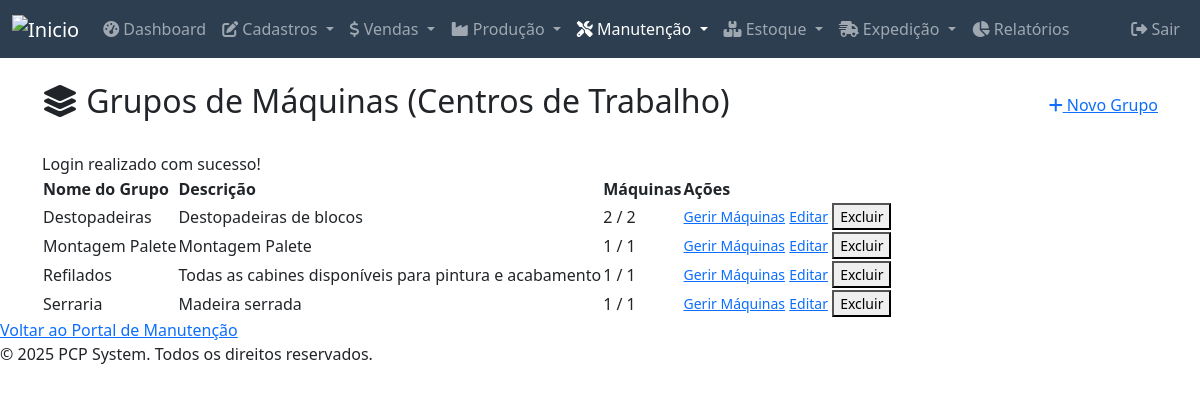
/modules/manutencao/grupos/index.php (signed in), run on the app's committed database.
### tables this page shows
CREATE TABLE `grupos_maquinas` (
  `id` int(11) NOT NULL,
  `nome_grupo` varchar(100) NOT NULL,
  `descricao` text DEFAULT NULL,
  `deleted_at` datetime DEFAULT NULL
);

### public_html/modules/manutencao/grupos/index.php (the view, shortened to what this page needs)
<?php
require_once __DIR__ . '/../../../includes/header.php';
$conn = connectDB();
$sql = "SELECT
            g.id,
            g.nome_grupo,
            g.descricao,
            COUNT(mga.maquina_id) as total_maquinas,
            SUM(CASE WHEN m.status = 'operacional' THEN 1 ELSE 0 END) as maquinas_operacionais
        FROM grupos_maquinas g
        LEFT JOIN maquina_grupo_associacao mga ON g.id = mga.grupo_id
        LEFT JOIN maquinas m ON mga.maquina_id = m.id
        WHERE g.deleted_at IS NULL
        GROUP BY g.id, g.nome_grupo, g.descricao
        ORDER BY g.nome_grupo ASC";
$grupos = $conn->query($sql)->fetch_all(MYSQLI_ASSOC);
?>
<div class="container mt-4">
    <div class="d-flex justify-content-between align-items-center mb-4">
        <h2><i class="fas fa-layer-group"></i> Grupos de Máquinas (Centros de Trabalho)</h2>
        <a href="adicionar.php" class="button add"><i class="fas fa-plus"></i> Novo Grupo</a>
    </div>
    <?php if (isset($_SESSION['message'])): ?>
    <div class="message <?php echo htmlspecialchars($_SESSION['message_type']); ?>">
        <?php echo $_SESSION['message']; ?>
    </div>
    <?php endif; ?>
    <table>
        <thead>
            <tr>
                <th>Nome do Grupo</th>
                <th>Descrição</th>
                <th>Máquinas</th>
                <th>Ações</th>
            </tr>
        </thead>
        <tbody>
            <?php foreach ($grupos as $grupo): ?>
                <tr>
                    <td><?php echo htmlspecialchars($grupo['nome_grupo']); ?></td>
                    <td><?php echo htmlspecialchars($grupo['descricao']); ?></td>
                    <td><?php echo ($grupo['maquinas_operacionais'] ?? 0) . ' / ' . $grupo['total_maquinas']; ?></td>
                    <td>
                        <a href="gerir_maquinas.php?id=<?php echo $grupo['id']; ?>" class="button small">Gerir Máquinas</a>
                        <a href="editar.php?id=<?php echo $grupo['id']; ?>" class="button edit small">Editar</a>
                        <button class="button delete small" onclick="showDeleteModal('grupos_maquinas', <?php echo $grupo['id']; ?>)">Excluir</button>
                    </td>
                </tr>
            <?php endforeach; ?>
        </tbody>
    </table>
</div>
    <a href="../index.php" class="back-link mt-4">Voltar ao Portal de Manutenção</a>
<?php
require_once __DIR__ . '/../../../includes/footer.php';
?>

### data on the page
grupos_maquinas: nome_grupo "Destopadeiras", descricao "Destopadeiras de blocos", maquinas_operacionais "2", total_maquinas "2"
grupos_maquinas: nome_grupo "Montagem Palete", descricao "Montagem Palete", maquinas_operacionais "1", total_maquinas "1"
grupos_maquinas: nome_grupo "Refilados", descricao "Todas as cabines disponíveis para pintura e acabamento", maquinas_operacionais "1", total_maquinas "1"
grupos_maquinas: nome_grupo "Serraria", descricao "Madeira serrada", maquinas_operacionais "1", total_maquinas "1"

### other printed values
$_SESSION['message'] "Login realizado com sucesso!"
